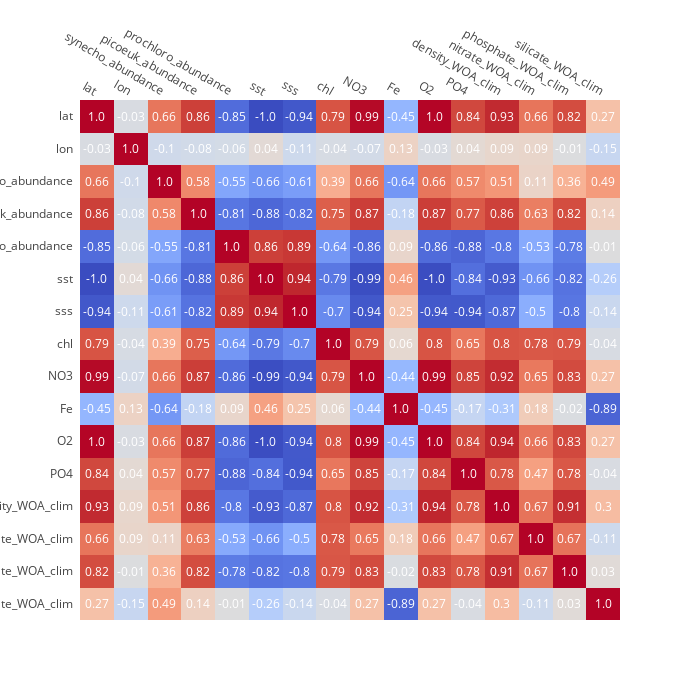

The notebook cell this image was saved under:
### Markdown cell above
# Correlation Map (along Cruise Track)

### Code cell
from pycmap.viz import plot_cruise_corr_map

go = plot_cruise_corr_map(
                    cruise='Gradients_2', 
                    targetTables=['tblSeaFlow', 'tblSeaFlow', 'tblSeaFlow', 'tblSST_AVHRR_OI_NRT', 'tblSSS_NRT', 'tblCHL_REP', 'tblPisces_NRT', 'tblPisces_NRT', 'tblPisces_NRT', 'tblPisces_NRT', 'tblWOA_Climatology', 'tblWOA_Climatology', 'tblWOA_Climatology', 'tblWOA_Climatology'], 
                    targetVars=['synecho_abundance', 'picoeuk_abundance', 'prochloro_abundance', 'sst', 'sss', 'chl', 'NO3', 'Fe', 'O2', 'PO4', 'density_WOA_clim', 'nitrate_WOA_clim', 'phosphate_WOA_clim', 'silicate_WOA_clim'], 
                    depth1 = 0,
                    depth2 = 5,
                    temporalTolerance=[0, 0, 0, 1, 1, 4, 4, 4, 4, 4, 0, 0, 0, 0], 
                    latTolerance=[0.1, 0.1, 0.1, 0.25, 0.25, 0.25, 0.5, 0.5, 0.5, 0.5, 0.5, 0.5, 0.5, 0.5], 
                    lonTolerance=[0.1,0.1, 0.1, 0.25, 0.25, 0.25, 0.5, 0.5, 0.5, 0.5, 0.5, 0.5, 0.5, 0.5], 
                    depthTolerance=5,
                    method='spearman', 
                    exportDataFlag=False, 
                    show=True
                 )

### Figure 1 — Plotly figure (JSON) as saved in the notebook; plotly's stock layout.template omitted (floating-point values rounded to 4 significant figures; data arrays with more than 128 entries replaced by an {"elided": "..."} marker saying what was removed)
{"data": [{"colorscale": {"elided": "255x2 mixed values"}, "reversescale": false, "showscale": false, "type": "heatmap", "uid": "6faee11b-aae1-4b26-b13f-bdc398c0c584", "x": ["lat", "lon", "synecho_abundance", "picoeuk_abundance", "prochloro_abundance", "sst", "sss", "chl", "NO3", "Fe", "O2", "PO4", "density_WOA_clim", "nitrate_WOA_clim", "phosphate_WOA_clim", "silicate_WOA_clim"], "y": ["lat", "lon", "synecho_abundance", "picoeuk_abundance", "prochloro_abundance", "sst", "sss", "chl", "NO3", "Fe", "O2", "PO4", "density_WOA_clim", "nitrate_WOA_clim", "phosphate_WOA_clim", "silicate_WOA_clim"], "z": {"elided": "16x16 float values"}, "zmax": 1, "zmin": -1}], "layout": {"annotations": [{"font": {"color": "#FFFFFF"}, "showarrow": false, "text": "1.0", "x": "lat", "xref": "x", "y": "lat", "yref": "y"}, {"font": {"color": "#FFFFFF"}, "showarrow": false, "text": "-0.03", "x": "lon", "xref": "x", "y": "lat", "yref": "y"}, {"font": {"color": "#FFFFFF"}, "showarrow": false, "text": "0.66", "x": "synecho_abundance", "xref": "x", "y": "lat", "yref": "y"}, {"font": {"color": "#FFFFFF"}, "showarrow": false, "text": "0.86", "x": "picoeuk_abundance", "xref": "x", "y": "lat", "yref": "y"}, {"font": {"color": "#FFFFFF"}, "showarrow": false, "text": "-0.85", "x": "prochloro_abundance", "xref": "x", "y": "lat", "yref": "y"}, {"font": {"color": "#FFFFFF"}, "showarrow": false, "text": "-1.0", "x": "sst", "xref": "x", "y": "lat", "yref": "y"}, {"font": {"color": "#FFFFFF"}, "showarrow": false, "text": "-0.94", "x": "sss", "xref": "x", "y": "lat", "yref": "y"}, {"font": {"color": "#FFFFFF"}, "showarrow": false, "text": "0.79", "x": "chl", "xref": "x", "y": "lat", "yref": "y"}, {"font": {"color": "#FFFFFF"}, "showarrow": false, "text": "0.99", "x": "NO3", "xref": "x", "y": "lat", "yref": "y"}, {"font": {"color": "#FFFFFF"}, "showarrow": false, "text": "-0.45", "x": "Fe", "xref": "x", "y": "lat", "yref": "y"}, {"font": {"color": "#FFFFFF"}, "showarrow": false, "text": "1.0", "x": "O2", "xref": "x", "y": "lat", "yref": "y"}, {"font": {"color": "#FFFFFF"}, "showarrow": false, "text": "0.84", "x": "PO4", "xref": "x", "y": "lat", "yref": "y"}, {"font": {"color": "#FFFFFF"}, "showarrow": false, "text": "0.93", "x": "density_WOA_clim", "xref": "x", "y": "lat", "yref": "y"}, {"font": {"color": "#FFFFFF"}, "showarrow": false, "text": "0.66", "x": "nitrate_WOA_clim", "xref": "x", "y": "lat", "yref": "y"}, {"font": {"color": "#FFFFFF"}, "showarrow": false, "text": "0.82", "x": "phosphate_WOA_clim", "xref": "x", "y": "lat", "yref": "y"}, {"font": {"color": "#FFFFFF"}, "showarrow": false, "text": "0.27", "x": "silicate_WOA_clim", "xref": "x", "y": "lat", "yref": "y"}, {"font": {"color": "#FFFFFF"}, "showarrow": false, "text": "-0.03", "x": "lat", "xref": "x", "y": "lon", "yref": "y"}, {"font": {"color": "#FFFFFF"}, "showarrow": false, "text": "1.0", "x": "lon", "xref": "x", "y": "lon", "yref": "y"}, {"font": {"color": "#FFFFFF"}, "showarrow": false, "text": "-0.1", "x": "synecho_abundance", "xref": "x", "y": "lon", "yref": "y"}, {"font": {"color": "#FFFFFF"}, "showarrow": false, "text": "-0.08", "x": "picoeuk_abundance", "xref": "x", "y": "lon", "yref": "y"}, {"font": {"color": "#FFFFFF"}, "showarrow": false, "text": "-0.06", "x": "prochloro_abundance", "xref": "x", "y": "lon", "yref": "y"}, {"font": {"color": "#FFFFFF"}, "showarrow": false, "text": "0.04", "x": "sst", "xref": "x", "y": "lon", "yref": "y"}, {"font": {"color": "#FFFFFF"}, "showarrow": false, "text": "-0.11", "x": "sss", "xref": "x", "y": "lon", "yref": "y"}, {"font": {"color": "#FFFFFF"}, "showarrow": false, "text": "-0.04", "x": "chl", "xref": "x", "y": "lon", "yref": "y"}, {"font": {"color": "#FFFFFF"}, "showarrow": false, "text": "-0.07", "x": "NO3", "xref": "x", "y": "lon", "yref": "y"}, {"font": {"color": "#FFFFFF"}, "showarrow": false, "text": "0.13", "x": "Fe", "xref": "x", "y": "lon", "yref": "y"}, {"font": {"color": "#FFFFFF"}, "showarrow": false, "text": "-0.03", "x": "O2", "xref": "x", "y": "lon", "yref": "y"}, {"font": {"color": "#FFFFFF"}, "showarrow": false, "text": "0.04", "x": "PO4", "xref": "x", "y": "lon", "yref": "y"}, {"font": {"color": "#FFFFFF"}, "showarrow": false, "text": "0.09", "x": "density_WOA_clim", "xref": "x", "y": "lon", "yref": "y"}, {"font": {"color": "#FFFFFF"}, "showarrow": false, "text": "0.09", "x": "nitrate_WOA_clim", "xref": "x", "y": "lon", "yref": "y"}, {"font": {"color": "#FFFFFF"}, "showarrow": false, "text": "-0.01", "x": "phosphate_WOA_clim", "xref": "x", "y": "lon", "yref": "y"}, {"font": {"color": "#FFFFFF"}, "showarrow": false, "text": "-0.15", "x": "silicate_WOA_clim", "xref": "x", "y": "lon", "yref": "y"}, {"font": {"color": "#FFFFFF"}, "showarrow": false, "text": "0.66", "x": "lat", "xref": "x", "y": "synecho_abundance", "yref": "y"}, {"font": {"color": "#FFFFFF"}, "showarrow": false, "text": "-0.1", "x": "lon", "xref": "x", "y": "synecho_abundance", "yref": "y"}, {"font": {"color": "#FFFFFF"}, "showarrow": false, "text": "1.0", "x": "synecho_abundance", "xref": "x", "y": "synecho_abundance", "yref": "y"}, {"font": {"color": "#FFFFFF"}, "showarrow": false, "text": "0.58", "x": "picoeuk_abundance", "xref": "x", "y": "synecho_abundance", "yref": "y"}, {"font": {"color": "#FFFFFF"}, "showarrow": false, "text": "-0.55", "x": "prochloro_abundance", "xref": "x", "y": "synecho_abundance", "yref": "y"}, {"font": {"color": "#FFFFFF"}, "showarrow": false, "text": "-0.66", "x": "sst", "xref": "x", "y": "synecho_abundance", "yref": "y"}, {"font": {"color": "#FFFFFF"}, "showarrow": false, "text": "-0.61", "x": "sss", "xref": "x", "y": "synecho_abundance", "yref": "y"}, {"font": {"color": "#FFFFFF"}, "showarrow": false, "text": "0.39", "x": "chl", "xref": "x", "y": "synecho_abundance", "yref": "y"}, {"font": {"color": "#FFFFFF"}, "showarrow": false, "text": "0.66", "x": "NO3", "xref": "x", "y": "synecho_abundance", "yref": "y"}, {"font": {"color": "#FFFFFF"}, "showarrow": false, "text": "-0.64", "x": "Fe", "xref": "x", "y": "synecho_abundance", "yref": "y"}, {"font": {"color": "#FFFFFF"}, "showarrow": false, "text": "0.66", "x": "O2", "xref": "x", "y": "synecho_abundance", "yref": "y"}, {"font": {"color": "#FFFFFF"}, "showarrow": false, "text": "0.57", "x": "PO4", "xref": "x", "y": "synecho_abundance", "yref": "y"}, {"font": {"color": "#FFFFFF"}, "showarrow": false, "text": "0.51", "x": "density_WOA_clim", "xref": "x", "y": "synecho_abundance", "yref": "y"}, {"font": {"color": "#FFFFFF"}, "showarrow": false, "text": "0.11", "x": "nitrate_WOA_clim", "xref": "x", "y": "synecho_abundance", "yref": "y"}, {"font": {"color": "#FFFFFF"}, "showarrow": false, "text": "0.36", "x": "phosphate_WOA_clim", "xref": "x", "y": "synecho_abundance", "yref": "y"}, {"font": {"color": "#FFFFFF"}, "showarrow": false, "text": "0.49", "x": "silicate_WOA_clim", "xref": "x", "y": "synecho_abundance", "yref": "y"}, {"font": {"color": "#FFFFFF"}, "showarrow": false, "text": "0.86", "x": "lat", "xref": "x", "y": "picoeuk_abundance", "yref": "y"}, {"font": {"color": "#FFFFFF"}, "showarrow": false, "text": "-0.08", "x": "lon", "xref": "x", "y": "picoeuk_abundance", "yref": "y"}, {"font": {"color": "#FFFFFF"}, "showarrow": false, "text": "0.58", "x": "synecho_abundance", "xref": "x", "y": "picoeuk_abundance", "yref": "y"}, {"font": {"color": "#FFFFFF"}, "showarrow": false, "text": "1.0", "x": "picoeuk_abundance", "xref": "x", "y": "picoeuk_abundance", "yref": "y"}, {"font": {"color": "#FFFFFF"}, "showarrow": false, "text": "-0.81", "x": "prochloro_abundance", "xref": "x", "y": "picoeuk_abundance", "yref": "y"}, {"font": {"color": "#FFFFFF"}, "showarrow": false, "text": "-0.88", "x": "sst", "xref": "x", "y": "picoeuk_abundance", "yref": "y"}, {"font": {"color": "#FFFFFF"}, "showarrow": false, "text": "-0.82", "x": "sss", "xref": "x", "y": "picoeuk_abundance", "yref": "y"}, {"font": {"color": "#FFFFFF"}, "showarrow": false, "text": "0.75", "x": "chl", "xref": "x", "y": "picoeuk_abundance", "yref": "y"}, {"font": {"color": "#FFFFFF"}, "showarrow": false, "text": "0.87", "x": "NO3", "xref": "x", "y": "picoeuk_abundance", "yref": "y"}, {"font": {"color": "#FFFFFF"}, "showarrow": false, "text": "-0.18", "x": "Fe", "xref": "x", "y": "picoeuk_abundance", "yref": "y"}, {"font": {"color": "#FFFFFF"}, "showarrow": false, "text": "0.87", "x": "O2", "xref": "x", "y": "picoeuk_abundance", "yref": "y"}, {"font": {"color": "#FFFFFF"}, "showarrow": false, "text": "0.77", "x": "PO4", "xref": "x", "y": "picoeuk_abundance", "yref": "y"}, {"font": {"color": "#FFFFFF"}, "showarrow": false, "text": "0.86", "x": "density_WOA_clim", "xref": "x", "y": "picoeuk_abundance", "yref": "y"}, {"font": {"color": "#FFFFFF"}, "showarrow": false, "text": "0.63", "x": "nitrate_WOA_clim", "xref": "x", "y": "picoeuk_abundance", "yref": "y"}, {"font": {"color": "#FFFFFF"}, "showarrow": false, "text": "0.82", "x": "phosphate_WOA_clim", "xref": "x", "y": "picoeuk_abundance", "yref": "y"}, {"font": {"color": "#FFFFFF"}, "showarrow": false, "text": "0.14", "x": "silicate_WOA_clim", "xref": "x", "y": "picoeuk_abundance", "yref": "y"}, {"font": {"color": "#FFFFFF"}, "showarrow": false, "text": "-0.85", "x": "lat", "xref": "x", "y": "prochloro_abundance", "yref": "y"}, {"font": {"color": "#FFFFFF"}, "showarrow": false, "text": "-0.06", "x": "lon", "xref": "x", "y": "prochloro_abundance", "yref": "y"}, {"font": {"color": "#FFFFFF"}, "showarrow": false, "text": "-0.55", "x": "synecho_abundance", "xref": "x", "y": "prochloro_abundance", "yref": "y"}, {"font": {"color": "#FFFFFF"}, "showarrow": false, "text": "-0.81", "x": "picoeuk_abundance", "xref": "x", "y": "prochloro_abundance", "yref": "y"}, {"font": {"color": "#FFFFFF"}, "showarrow": false, "text": "1.0", "x": "prochloro_abundance", "xref": "x", "y": "prochloro_abundance", "yref": "y"}, {"font": {"color": "#FFFFFF"}, "showarrow": false, "text": "0.86", "x": "sst", "xref": "x", "y": "prochloro_abundance", "yref": "y"}, {"font": {"color": "#FFFFFF"}, "showarrow": false, "text": "0.89", "x": "sss", "xref": "x", "y": "prochloro_abundance", "yref": "y"}, {"font": {"color": "#FFFFFF"}, "showarrow": false, "text": "-0.64", "x": "chl", "xref": "x", "y": "prochloro_abundance", "yref": "y"}, {"font": {"color": "#FFFFFF"}, "showarrow": false, "text": "-0.86", "x": "NO3", "xref": "x", "y": "prochloro_abundance", "yref": "y"}, {"font": {"color": "#FFFFFF"}, "showarrow": false, "text": "0.09", "x": "Fe", "xref": "x", "y": "prochloro_abundance", "yref": "y"}, {"font": {"color": "#FFFFFF"}, "showarrow": false, "text": "-0.86", "x": "O2", "xref": "x", "y": "prochloro_abundance", "yref": "y"}, {"font": {"color": "#FFFFFF"}, "showarrow": false, "text": "-0.88", "x": "PO4", "xref": "x", "y": "prochloro_abundance", "yref": "y"}, {"font": {"color": "#FFFFFF"}, "showarrow": false, "text": "-0.8", "x": "density_WOA_clim", "xref": "x", "y": "prochloro_abundance", "yref": "y"}, {"font": {"color": "#FFFFFF"}, "showarrow": false, "text": "-0.53", "x": "nitrate_WOA_clim", "xref": "x", "y": "prochloro_abundance", "yref": "y"}, {"font": {"color": "#FFFFFF"}, "showarrow": false, "text": "-0.78", "x": "phosphate_WOA_clim", "xref": "x", "y": "prochloro_abundance", "yref": "y"}, {"font": {"color": "#FFFFFF"}, "showarrow": false, "text": "-0.01", "x": "silicate_WOA_clim", "xref": "x", "y": "prochloro_abundance", "yref": "y"}, {"font": {"color": "#FFFFFF"}, "showarrow": false, "text": "-1.0", "x": "lat", "xref": "x", "y": "sst", "yref": "y"}, {"font": {"color": "#FFFFFF"}, "showarrow": false, "text": "0.04", "x": "lon", "xref": "x", "y": "sst", "yref": "y"}, {"font": {"color": "#FFFFFF"}, "showarrow": false, "text": "-0.66", "x": "synecho_abundance", "xref": "x", "y": "sst", "yref": "y"}, {"font": {"color": "#FFFFFF"}, "showarrow": false, "text": "-0.88", "x": "picoeuk_abundance", "xref": "x", "y": "sst", "yref": "y"}, {"font": {"color": "#FFFFFF"}, "showarrow": false, "text": "0.86", "x": "prochloro_abundance", "xref": "x", "y": "sst", "yref": "y"}, {"font": {"color": "#FFFFFF"}, "showarrow": false, "text": "1.0", "x": "sst", "xref": "x", "y": "sst", "yref": "y"}, {"font": {"color": "#FFFFFF"}, "showarrow": false, "text": "0.94", "x": "sss", "xref": "x", "y": "sst", "yref": "y"}, {"font": {"color": "#FFFFFF"}, "showarrow": false, "text": "-0.79", "x": "chl", "xref": "x", "y": "sst", "yref": "y"}, {"font": {"color": "#FFFFFF"}, "showarrow": false, "text": "-0.99", "x": "NO3", "xref": "x", "y": "sst", "yref": "y"}, {"font": {"color": "#FFFFFF"}, "showarrow": false, "text": "0.46", "x": "Fe", "xref": "x", "y": "sst", "yref": "y"}, {"font": {"color": "#FFFFFF"}, "showarrow": false, "text": "-1.0", "x": "O2", "xref": "x", "y": "sst", "yref": "y"}, {"font": {"color": "#FFFFFF"}, "showarrow": false, "text": "-0.84", "x": "PO4", "xref": "x", "y": "sst", "yref": "y"}, {"font": {"color": "#FFFFFF"}, "showarrow": false, "text": "-0.93", "x": "density_WOA_clim", "xref": "x", "y": "sst", "yref": "y"}, {"font": {"color": "#FFFFFF"}, "showarrow": false, "text": "-0.66", "x": "nitrate_WOA_clim", "xref": "x", "y": "sst", "yref": "y"}, {"font": {"color": "#FFFFFF"}, "showarrow": false, "text": "-0.82", "x": "phosphate_WOA_clim", "xref": "x", "y": "sst", "yref": "y"}, {"font": {"color": "#FFFFFF"}, "showarrow": false, "text": "-0.26", "x": "silicate_WOA_clim", "xref": "x", "y": "sst", "yref": "y"}, {"font": {"color": "#FFFFFF"}, "showarrow": false, "text": "-0.94", "x": "lat", "xref": "x", "y": "sss", "yref": "y"}, {"font": {"color": "#FFFFFF"}, "showarrow": false, "text": "-0.11", "x": "lon", "xref": "x", "y": "sss", "yref": "y"}, {"font": {"color": "#FFFFFF"}, "showarrow": false, "text": "-0.61", "x": "synecho_abundance", "xref": "x", "y": "sss", "yref": "y"}, {"font": {"color": "#FFFFFF"}, "showarrow": false, "text": "-0.82", "x": "picoeuk_abundance", "xref": "x", "y": "sss", "yref": "y"}, {"font": {"color": "#FFFFFF"}, "showarrow": false, "text": "0.89", "x": "prochloro_abundance", "xref": "x", "y": "sss", "yref": "y"}, {"font": {"color": "#FFFFFF"}, "showarrow": false, "text": "0.94", "x": "sst", "xref": "x", "y": "sss", "yref": "y"}, {"font": {"color": "#FFFFFF"}, "showarrow": false, "text": "1.0", "x": "sss", "xref": "x", "y": "sss", "yref": "y"}, {"font": {"color": "#FFFFFF"}, "showarrow": false, "text": "-0.7", "x": "chl", "xref": "x", "y": "sss", "yref": "y"}, {"font": {"color": "#FFFFFF"}, "showarrow": false, "text": "-0.94", "x": "NO3", "xref": "x", "y": "sss", "yref": "y"}, {"font": {"color": "#FFFFFF"}, "showarrow": false, "text": "0.25", "x": "Fe", "xref": "x", "y": "sss", "yref": "y"}, {"font": {"color": "#FFFFFF"}, "showarrow": false, "text": "-0.94", "x": "O2", "xref": "x", "y": "sss", "yref": "y"}, {"font": {"color": "#FFFFFF"}, "showarrow": false, "text": "-0.94", "x": "PO4", "xref": "x", "y": "sss", "yref": "y"}, {"font": {"color": "#FFFFFF"}, "showarrow": false, "text": "-0.87", "x": "density_WOA_clim", "xref": "x", "y": "sss", "yref": "y"}, {"font": {"color": "#FFFFFF"}, "showarrow": false, "text": "-0.5", "x": "nitrate_WOA_clim", "xref": "x", "y": "sss", "yref": "y"}, {"font": {"color": "#FFFFFF"}, "showarrow": false, "text": "-0.8", "x": "phosphate_WOA_clim", "xref": "x", "y": "sss", "yref": "y"}, {"font": {"color": "#FFFFFF"}, "showarrow": false, "text": "-0.14", "x": "silicate_WOA_clim", "xref": "x", "y": "sss", "yref": "y"}, {"font": {"color": "#FFFFFF"}, "showarrow": false, "text": "0.79", "x": "lat", "xref": "x", "y": "chl", "yref": "y"}, {"font": {"color": "#FFFFFF"}, "showarrow": false, "text": "-0.04", "x": "lon", "xref": "x", "y": "chl", "yref": "y"}, {"font": {"color": "#FFFFFF"}, "showarrow": false, "text": "0.39", "x": "synecho_abundance", "xref": "x", "y": "chl", "yref": "y"}, {"font": {"color": "#FFFFFF"}, "showarrow": false, "text": "0.75", "x": "picoeuk_abundance", "xref": "x", "y": "chl", "yref": "y"}, {"font": {"color": "#FFFFFF"}, "showarrow": false, "text": "-0.64", "x": "prochloro_abundance", "xref": "x", "y": "chl", "yref": "y"}, {"font": {"color": "#FFFFFF"}, "showarrow": false, "text": "-0.79", "x": "sst", "xref": "x", "y": "chl", "yref": "y"}, {"font": {"color": "#FFFFFF"}, "showarrow": false, "text": "-0.7", "x": "sss", "xref": "x", "y": "chl", "yref": "y"}, {"font": {"color": "#FFFFFF"}, "showarrow": false, "text": "1.0", "x": "chl", "xref": "x", "y": "chl", "yref": "y"}, {"font": {"color": "#FFFFFF"}, "showarrow": false, "text": "0.79", "x": "NO3", "xref": "x", "y": "chl", "yref": "y"}, {"font": {"color": "#FFFFFF"}, "showarrow": false, "text": "0.06", "x": "Fe", "xref": "x", "y": "chl", "yref": "y"}, {"font": {"color": "#FFFFFF"}, "showarrow": false, "text": "0.8", "x": "O2", "xref": "x", "y": "chl", "yref": "y"}, {"font": {"color": "#FFFFFF"}, "showarrow": false, "text": "0.65", "x": "PO4", "xref": "x", "y": "chl", "yref": "y"}, {"font": {"color": "#FFFFFF"}, "showarrow": false, "text": "0.8", "x": "density_WOA_clim", "xref": "x", "y": "chl", "yref": "y"}, {"font": {"color": "#FFFFFF"}, "showarrow": false, "text": "0.78", "x": "nitrate_WOA_clim", "xref": "x", "y": "chl", "yref": "y"}, {"font": {"color": "#FFFFFF"}, "showarrow": false, "text": "0.79", "x": "phosphate_WOA_clim", "xref": "x", "y": "chl", "yref": "y"}, {"font": {"color": "#FFFFFF"}, "showarrow": false, "text": "-0.04", "x": "silicate_WOA_clim", "xref": "x", "y": "chl", "yref": "y"}, {"font": {"color": "#FFFFFF"}, "showarrow": false, "text": "0.99", "x": "lat", "xref": "x", "y": "NO3", "yref": "y"}, {"font": {"color": "#FFFFFF"}, "showarrow": false, "text": "-0.07", "x": "lon", "xref": "x", "y": "NO3", "yref": "y"}, {"font": {"color": "#FFFFFF"}, "showarrow": false, "text": "0.66", "x": "synecho_abundance", "xref": "x", "y": "NO3", "yref": "y"}, {"font": {"color": "#FFFFFF"}, "showarrow": false, "text": "0.87", "x": "picoeuk_abundance", "xref": "x", "y": "NO3", "yref": "y"}, {"font": {"color": "#FFFFFF"}, "showarrow": false, "text": "-0.86", "x": "prochloro_abundance", "xref": "x", "y": "NO3", "yref": "y"}, {"font": {"color": "#FFFFFF"}, "showarrow": false, "text": "-0.99", "x": "sst", "xref": "x", "y": "NO3", "yref": "y"}, {"font": {"color": "#FFFFFF"}, "showarrow": false, "text": "-0.94", "x": "sss", "xref": "x", "y": "NO3", "yref": "y"}, {"font": {"color": "#FFFFFF"}, "showarrow": false, "text": "0.79", "x": "chl", "xref": "x", "y": "NO3", "yref": "y"}, {"font": {"color": "#FFFFFF"}, "showarrow": false, "text": "1.0", "x": "NO3", "xref": "x", "y": "NO3", "yref": "y"}, {"font": {"color": "#FFFFFF"}, "showarrow": false, "text": "-0.44", "x": "Fe", "xref": "x", "y": "NO3", "yref": "y"}, {"font": {"color": "#FFFFFF"}, "showarrow": false, "text": "0.99", "x": "O2", "xref": "x", "y": "NO3", "yref": "y"}, {"font": {"color": "#FFFFFF"}, "showarrow": false, "text": "0.85", "x": "PO4", "xref": "x", "y": "NO3", "yref": "y"}, {"font": {"color": "#FFFFFF"}, "showarrow": false, "text": "0.92", "x": "density_WOA_clim", "xref": "x", "y": "NO3", "yref": "y"}, {"font": {"color": "#FFFFFF"}, "showarrow": false, "text": "0.65", "x": "nitrate_WOA_clim", "xref": "x", "y": "NO3", "yref": "y"}, {"font": {"color": "#FFFFFF"}, "showarrow": false, "text": "0.83", "x": "phosphate_WOA_clim", "xref": "x", "y": "NO3", "yref": "y"}, {"font": {"color": "#FFFFFF"}, "showarrow": false, "text": "0.27", "x": "silicate_WOA_clim", "xref": "x", "y": "NO3", "yref": "y"}, {"font": {"color": "#FFFFFF"}, "showarrow": false, "text": "-0.45", "x": "lat", "xref": "x", "y": "Fe", "yref": "y"}, {"font": {"color": "#FFFFFF"}, "showarrow": false, "text": "0.13", "x": "lon", "xref": "x", "y": "Fe", "yref": "y"}, {"font": {"color": "#FFFFFF"}, "showarrow": false, "text": "-0.64", "x": "synecho_abundance", "xref": "x", "y": "Fe", "yref": "y"}, {"font": {"color": "#FFFFFF"}, "showarrow": false, "text": "-0.18", "x": "picoeuk_abundance", "xref": "x", "y": "Fe", "yref": "y"}, {"font": {"color": "#FFFFFF"}, "showarrow": false, "text": "0.09", "x": "prochloro_abundance", "xref": "x", "y": "Fe", "yref": "y"}, {"font": {"color": "#FFFFFF"}, "showarrow": false, "text": "0.46", "x": "sst", "xref": "x", "y": "Fe", "yref": "y"}, {"font": {"color": "#FFFFFF"}, "showarrow": false, "text": "0.25", "x": "sss", "xref": "x", "y": "Fe", "yref": "y"}, {"font": {"color": "#FFFFFF"}, "showarrow": false, "text": "0.06", "x": "chl", "xref": "x", "y": "Fe", "yref": "y"}, {"font": {"color": "#FFFFFF"}, "showarrow": false, "text": "-0.44", "x": "NO3", "xref": "x", "y": "Fe", "yref": "y"}, {"font": {"color": "#FFFFFF"}, "showarrow": false, "text": "1.0", "x": "Fe", "xref": "x", "y": "Fe", "yref": "y"}, {"font": {"color": "#FFFFFF"}, "showarrow": false, "text": "-0.45", "x": "O2", "xref": "x", "y": "Fe", "yref": "y"}, {"font": {"color": "#FFFFFF"}, "showarrow": false, "text": "-0.17", "x": "PO4", "xref": "x", "y": "Fe", "yref": "y"}, {"font": {"color": "#FFFFFF"}, "showarrow": false, "text": "-0.31", "x": "density_WOA_clim", "xref": "x", "y": "Fe", "yref": "y"}, {"font": {"color": "#FFFFFF"}, "showarrow": false, "text": "0.18", "x": "nitrate_WOA_clim", "xref": "x", "y": "Fe", "yref": "y"}, {"font": {"color": "#FFFFFF"}, "showarrow": false, "text": "-0.02", "x": "phosphate_WOA_clim", "xref": "x", "y": "Fe", "yref": "y"}, {"font": {"color": "#FFFFFF"}, "showarrow": false, "text": "-0.89", "x": "silicate_WOA_clim", "xref": "x", "y": "Fe", "yref": "y"}, {"font": {"color": "#FFFFFF"}, "showarrow": false, "text": "1.0", "x": "lat", "xref": "x", "y": "O2", "yref": "y"}, {"font": {"color": "#FFFFFF"}, "showarrow": false, "text": "-0.03", "x": "lon", "xref": "x", "y": "O2", "yref": "y"}, {"font": {"color": "#FFFFFF"}, "showarrow": false, "text": "0.66", "x": "synecho_abundance", "xref": "x", "y": "O2", "yref": "y"}, {"font": {"color": "#FFFFFF"}, "showarrow": false, "text": "0.87", "x": "picoeuk_abundance", "xref": "x", "y": "O2", "yref": "y"}, {"font": {"color": "#FFFFFF"}, "showarrow": false, "text": "-0.86", "x": "prochloro_abundance", "xref": "x", "y": "O2", "yref": "y"}, {"font": {"color": "#FFFFFF"}, "showarrow": false, "text": "-1.0", "x": "sst", "xref": "x", "y": "O2", "yref": "y"}, {"font": {"color": "#FFFFFF"}, "showarrow": false, "text": "-0.94", "x": "sss", "xref": "x", "y": "O2", "yref": "y"}, {"font": {"color": "#FFFFFF"}, "showarrow": false, "text": "0.8", "x": "chl", "xref": "x", "y": "O2", "yref": "y"}, {"font": {"color": "#FFFFFF"}, "showarrow": false, "text": "0.99", "x": "NO3", "xref": "x", "y": "O2", "yref": "y"}, {"font": {"color": "#FFFFFF"}, "showarrow": false, "text": "-0.45", "x": "Fe", "xref": "x", "y": "O2", "yref": "y"}, {"font": {"color": "#FFFFFF"}, "showarrow": false, "text": "1.0", "x": "O2", "xref": "x", "y": "O2", "yref": "y"}, {"font": {"color": "#FFFFFF"}, "showarrow": false, "text": "0.84", "x": "PO4", "xref": "x", "y": "O2", "yref": "y"}, {"font": {"color": "#FFFFFF"}, "showarrow": false, "text": "0.94", "x": "density_WOA_clim", "xref": "x", "y": "O2", "yref": "y"}, {"font": {"color": "#FFFFFF"}, "showarrow": false, "text": "0.66", "x": "nitrate_WOA_clim", "xref": "x", "y": "O2", "yref": "y"}, {"font": {"color": "#FFFFFF"}, "showarrow": false, "text": "0.83", "x": "phosphate_WOA_clim", "xref": "x", "y": "O2", "yref": "y"}, {"font": {"color": "#FFFFFF"}, "showarrow": false, "text": "0.27", "x": "silicate_WOA_clim", "xref": "x", "y": "O2", "yref": "y"}, {"font": {"color": "#FFFFFF"}, "showarrow": false, "text": "0.84", "x": "lat", "xref": "x", "y": "PO4", "yref": "y"}, {"font": {"color": "#FFFFFF"}, "showarrow": false, "text": "0.04", "x": "lon", "xref": "x", "y": "PO4", "yref": "y"}, {"font": {"color": "#FFFFFF"}, "showarrow": false, "text": "0.57", "x": "synecho_abundance", "xref": "x", "y": "PO4", "yref": "y"}, {"font": {"color": "#FFFFFF"}, "showarrow": false, "text": "0.77", "x": "picoeuk_abundance", "xref": "x", "y": "PO4", "yref": "y"}, {"font": {"color": "#FFFFFF"}, "showarrow": false, "text": "-0.88", "x": "prochloro_abundance", "xref": "x", "y": "PO4", "yref": "y"}, {"font": {"color": "#FFFFFF"}, "showarrow": false, "text": "-0.84", "x": "sst", "xref": "x", "y": "PO4", "yref": "y"}, {"font": {"color": "#FFFFFF"}, "showarrow": false, "text": "-0.94", "x": "sss", "xref": "x", "y": "PO4", "yref": "y"}, {"font": {"color": "#FFFFFF"}, "showarrow": false, "text": "0.65", "x": "chl", "xref": "x", "y": "PO4", "yref": "y"}, {"font": {"color": "#FFFFFF"}, "showarrow": false, "text": "0.85", "x": "NO3", "xref": "x", "y": "PO4", "yref": "y"}, {"font": {"color": "#FFFFFF"}, "showarrow": false, "text": "-0.17", "x": "Fe", "xref": "x", "y": "PO4", "yref": "y"}, {"font": {"color": "#FFFFFF"}, "showarrow": false, "text": "0.84", "x": "O2", "xref": "x", "y": "PO4", "yref": "y"}, {"font": {"color": "#FFFFFF"}, "showarrow": false, "text": "1.0", "x": "PO4", "xref": "x", "y": "PO4", "yref": "y"}, {"font": {"color": "#FFFFFF"}, "showarrow": false, "text": "0.78", "x": "density_WOA_clim", "xref": "x", "y": "PO4", "yref": "y"}, {"font": {"color": "#FFFFFF"}, "showarrow": false, "text": "0.47", "x": "nitrate_WOA_clim", "xref": "x", "y": "PO4", "yref": "y"}, {"font": {"color": "#FFFFFF"}, "showarrow": false, "text": "0.78", "x": "phosphate_WOA_clim", "xref": "x", "y": "PO4", "yref": "y"}, {"font": {"color": "#FFFFFF"}, "showarrow": false, "text": "-0.04", "x": "silicate_WOA_clim", "xref": "x", "y": "PO4", "yref": "y"}, {"font": {"color": "#FFFFFF"}, "showarrow": false, "text": "0.93", "x": "lat", "xref": "x", "y": "density_WOA_clim", "yref": "y"}, {"font": {"color": "#FFFFFF"}, "showarrow": false, "text": "0.09", "x": "lon", "xref": "x", "y": "density_WOA_clim", "yref": "y"}, {"font": {"color": "#FFFFFF"}, "showarrow": false, "text": "0.51", "x": "synecho_abundance", "xref": "x", "y": "density_WOA_clim", "yref": "y"}, {"font": {"color": "#FFFFFF"}, "showarrow": false, "text": "0.86", "x": "picoeuk_abundance", "xref": "x", "y": "density_WOA_clim", "yref": "y"}, {"font": {"color": "#FFFFFF"}, "showarrow": false, "text": "-0.8", "x": "prochloro_abundance", "xref": "x", "y": "density_WOA_clim", "yref": "y"}, {"font": {"color": "#FFFFFF"}, "showarrow": false, "text": "-0.93", "x": "sst", "xref": "x", "y": "density_WOA_clim", "yref": "y"}, {"font": {"color": "#FFFFFF"}, "showarrow": false, "text": "-0.87", "x": "sss", "xref": "x", "y": "density_WOA_clim", "yref": "y"}, {"font": {"color": "#FFFFFF"}, "showarrow": false, "text": "0.8", "x": "chl", "xref": "x", "y": "density_WOA_clim", "yref": "y"}, {"font": {"color": "#FFFFFF"}, "showarrow": false, "text": "0.92", "x": "NO3", "xref": "x", "y": "density_WOA_clim", "yref": "y"}, {"font": {"color": "#FFFFFF"}, "showarrow": false, "text": "-0.31", "x": "Fe", "xref": "x", "y": "density_WOA_clim", "yref": "y"}, {"font": {"color": "#FFFFFF"}, "showarrow": false, "text": "0.94", "x": "O2", "xref": "x", "y": "density_WOA_clim", "yref": "y"}, {"font": {"color": "#FFFFFF"}, "showarrow": false, "text": "0.78", "x": "PO4", "xref": "x", "y": "density_WOA_clim", "yref": "y"}, {"font": {"color": "#FFFFFF"}, "showarrow": false, "text": "1.0", "x": "density_WOA_clim", "xref": "x", "y": "density_WOA_clim", "yref": "y"}, {"font": {"color": "#FFFFFF"}, "showarrow": false, "text": "0.67", "x": "nitrate_WOA_clim", "xref": "x", "y": "density_WOA_clim", "yref": "y"}, {"font": {"color": "#FFFFFF"}, "showarrow": false, "text": "0.91", "x": "phosphate_WOA_clim", "xref": "x", "y": "density_WOA_clim", "yref": "y"}, {"font": {"color": "#FFFFFF"}, "showarrow": false, "text": "0.3", "x": "silicate_WOA_clim", "xref": "x", "y": "density_WOA_clim", "yref": "y"}, {"font": {"color": "#FFFFFF"}, "showarrow": false, "text": "0.66", "x": "lat", "xref": "x", "y": "nitrate_WOA_clim", "yref": "y"}, {"font": {"color": "#FFFFFF"}, "showarrow": false, "text": "0.09", "x": "lon", "xref": "x", "y": "nitrate_WOA_clim", "yref": "y"}, {"font": {"color": "#FFFFFF"}, "showarrow": false, "text": "0.11", "x": "synecho_abundance", "xref": "x", "y": "nitrate_WOA_clim", "yref": "y"}, {"font": {"color": "#FFFFFF"}, "showarrow": false, "text": "0.63", "x": "picoeuk_abundance", "xref": "x", "y": "nitrate_WOA_clim", "yref": "y"}, {"font": {"color": "#FFFFFF"}, "showarrow": false, "text": "-0.53", "x": "prochloro_abundance", "xref": "x", "y": "nitrate_WOA_clim", "yref": "y"}, {"font": {"color": "#FFFFFF"}, "showarrow": false, "text": "-0.66", "x": "sst", "xref": "x", "y": "nitrate_WOA_clim", "yref": "y"}, {"font": {"color": "#FFFFFF"}, "showarrow": false, "text": "-0.5", "x": "sss", "xref": "x", "y": "nitrate_WOA_clim", "yref": "y"}, {"font": {"color": "#FFFFFF"}, "showarrow": false, "text": "0.78", "x": "chl", "xref": "x", "y": "nitrate_WOA_clim", "yref": "y"}, {"font": {"color": "#FFFFFF"}, "showarrow": false, "text": "0.65", "x": "NO3", "xref": "x", "y": "nitrate_WOA_clim", "yref": "y"}, {"font": {"color": "#FFFFFF"}, "showarrow": false, "text": "0.18", "x": "Fe", "xref": "x", "y": "nitrate_WOA_clim", "yref": "y"}, {"font": {"color": "#FFFFFF"}, "showarrow": false, "text": "0.66", "x": "O2", "xref": "x", "y": "nitrate_WOA_clim", "yref": "y"}, {"font": {"color": "#FFFFFF"}, "showarrow": false, "text": "0.47", "x": "PO4", "xref": "x", "y": "nitrate_WOA_clim", "yref": "y"}, {"font": {"color": "#FFFFFF"}, "showarrow": false, "text": "0.67", "x": "density_WOA_clim", "xref": "x", "y": "nitrate_WOA_clim", "yref": "y"}, {"font": {"color": "#FFFFFF"}, "showarrow": false, "text": "1.0", "x": "nitrate_WOA_clim", "xref": "x", "y": "nitrate_WOA_clim", "yref": "y"}, {"font": {"color": "#FFFFFF"}, "showarrow": false, "text": "0.67", "x": "phosphate_WOA_clim", "xref": "x", "y": "nitrate_WOA_clim", "yref": "y"}, {"font": {"color": "#FFFFFF"}, "showarrow": false, "text": "-0.11", "x": "silicate_WOA_clim", "xref": "x", "y": "nitrate_WOA_clim", "yref": "y"}, {"font": {"color": "#FFFFFF"}, "showarrow": false, "text": "0.82", "x": "lat", "xref": "x", "y": "phosphate_WOA_clim", "yref": "y"}, {"font": {"color": "#FFFFFF"}, "showarrow": false, "text": "-0.01", "x": "lon", "xref": "x", "y": "phosphate_WOA_clim", "yref": "y"}, {"font": {"color": "#FFFFFF"}, "showarrow": false, "text": "0.36", "x": "synecho_abundance", "xref": "x", "y": "phosphate_WOA_clim", "yref": "y"}, {"font": {"color": "#FFFFFF"}, "showarrow": false, "text": "0.82", "x": "picoeuk_abundance", "xref": "x", "y": "phosphate_WOA_clim", "yref": "y"}, {"font": {"color": "#FFFFFF"}, "showarrow": false, "text": "-0.78", "x": "prochloro_abundance", "xref": "x", "y": "phosphate_WOA_clim", "yref": "y"}, {"font": {"color": "#FFFFFF"}, "showarrow": false, "text": "-0.82", "x": "sst", "xref": "x", "y": "phosphate_WOA_clim", "yref": "y"}, {"font": {"color": "#FFFFFF"}, "showarrow": false, "text": "-0.8", "x": "sss", "xref": "x", "y": "phosphate_WOA_clim", "yref": "y"}, {"font": {"color": "#FFFFFF"}, "showarrow": false, "text": "0.79", "x": "chl", "xref": "x", "y": "phosphate_WOA_clim", "yref": "y"}, {"font": {"color": "#FFFFFF"}, "showarrow": false, "text": "0.83", "x": "NO3", "xref": "x", "y": "phosphate_WOA_clim", "yref": "y"}, {"font": {"color": "#FFFFFF"}, "showarrow": false, "text": "-0.02", "x": "Fe", "xref": "x", "y": "phosphate_WOA_clim", "yref": "y"}, {"font": {"color": "#FFFFFF"}, "showarrow": false, "text": "0.83", "x": "O2", "xref": "x", "y": "phosphate_WOA_clim", "yref": "y"}, {"font": {"color": "#FFFFFF"}, "showarrow": false, "text": "0.78", "x": "PO4", "xref": "x", "y": "phosphate_WOA_clim", "yref": "y"}, {"font": {"color": "#FFFFFF"}, "showarrow": false, "text": "0.91", "x": "density_WOA_clim", "xref": "x", "y": "phosphate_WOA_clim", "yref": "y"}, {"font": {"color": "#FFFFFF"}, "showarrow": false, "text": "0.67", "x": "nitrate_WOA_clim", "xref": "x", "y": "phosphate_WOA_clim", "yref": "y"}, {"font": {"color": "#FFFFFF"}, "showarrow": false, "text": "1.0", "x": "phosphate_WOA_clim", "xref": "x", "y": "phosphate_WOA_clim", "yref": "y"}, {"font": {"color": "#FFFFFF"}, "showarrow": false, "text": "0.03", "x": "silicate_WOA_clim", "xref": "x", "y": "phosphate_WOA_clim", "yref": "y"}, {"font": {"color": "#FFFFFF"}, "showarrow": false, "text": "0.27", "x": "lat", "xref": "x", "y": "silicate_WOA_clim", "yref": "y"}, {"font": {"color": "#FFFFFF"}, "showarrow": false, "text": "-0.15", "x": "lon", "xref": "x", "y": "silicate_WOA_clim", "yref": "y"}, {"font": {"color": "#FFFFFF"}, "showarrow": false, "text": "0.49", "x": "synecho_abundance", "xref": "x", "y": "silicate_WOA_clim", "yref": "y"}, {"font": {"color": "#FFFFFF"}, "showarrow": false, "text": "0.14", "x": "picoeuk_abundance", "xref": "x", "y": "silicate_WOA_clim", "yref": "y"}, {"font": {"color": "#FFFFFF"}, "showarrow": false, "text": "-0.01", "x": "prochloro_abundance", "xref": "x", "y": "silicate_WOA_clim", "yref": "y"}, {"font": {"color": "#FFFFFF"}, "showarrow": false, "text": "-0.26", "x": "sst", "xref": "x", "y": "silicate_WOA_clim", "yref": "y"}, {"font": {"color": "#FFFFFF"}, "showarrow": false, "text": "-0.14", "x": "sss", "xref": "x", "y": "silicate_WOA_clim", "yref": "y"}, {"font": {"color": "#FFFFFF"}, "showarrow": false, "text": "-0.04", "x": "chl", "xref": "x", "y": "silicate_WOA_clim", "yref": "y"}, {"font": {"color": "#FFFFFF"}, "showarrow": false, "text": "0.27", "x": "NO3", "xref": "x", "y": "silicate_WOA_clim", "yref": "y"}, {"font": {"color": "#FFFFFF"}, "showarrow": false, "text": "-0.89", "x": "Fe", "xref": "x", "y": "silicate_WOA_clim", "yref": "y"}, {"font": {"color": "#FFFFFF"}, "showarrow": false, "text": "0.27", "x": "O2", "xref": "x", "y": "silicate_WOA_clim", "yref": "y"}, {"font": {"color": "#FFFFFF"}, "showarrow": false, "text": "-0.04", "x": "PO4", "xref": "x", "y": "silicate_WOA_clim", "yref": "y"}, {"font": {"color": "#FFFFFF"}, "showarrow": false, "text": "0.3", "x": "density_WOA_clim", "xref": "x", "y": "silicate_WOA_clim", "yref": "y"}, {"font": {"color": "#FFFFFF"}, "showarrow": false, "text": "-0.11", "x": "nitrate_WOA_clim", "xref": "x", "y": "silicate_WOA_clim", "yref": "y"}, {"font": {"color": "#FFFFFF"}, "showarrow": false, "text": "0.03", "x": "phosphate_WOA_clim", "xref": "x", "y": "silicate_WOA_clim", "yref": "y"}, {"font": {"color": "#FFFFFF"}, "showarrow": false, "text": "1.0", "x": "silicate_WOA_clim", "xref": "x", "y": "silicate_WOA_clim", "yref": "y"}], "autosize": false, "height": 700, "title": {"text": ""}, "width": 700, "xaxis": {"dtick": 1, "gridcolor": "rgb(0, 0, 0)", "side": "top", "ticks": "", "title": {"text": ""}}, "yaxis": {"autorange": "reversed", "dtick": 1, "ticks": "", "ticksuffix": "  ", "title": {"text": ""}}}}
